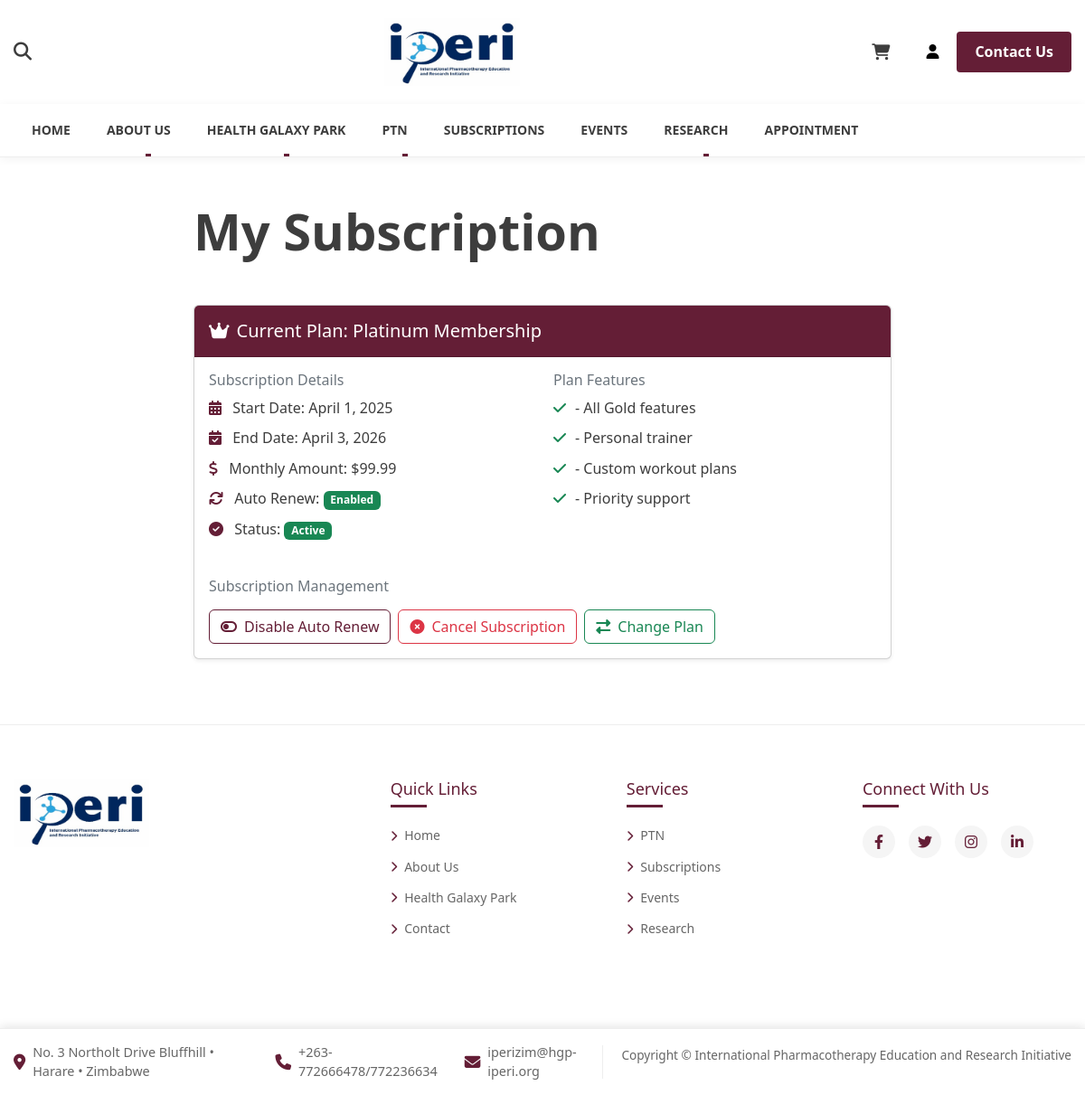
Page /my-subscription/ (signed in) on the committed database.
### healthxpfront/models.py (models this page shows, shortened)
class Subscription(models.Model):
    STATUS_CHOICES = (
        ('active', 'Active'),
        ('expired', 'Expired'),
        ('cancelled', 'Cancelled'),
    )
    user = models.OneToOneField(
        User, on_delete=models.CASCADE, related_name='subscription')
    subscription_type = models.ForeignKey(
        SubscriptionType, on_delete=models.PROTECT, related_name='subscriptions')
    start_date = models.DateField(auto_now_add=True)
    end_date = models.DateField(null=True, blank=True)
    status = models.CharField(
        max_length=20, choices=STATUS_CHOICES, default='active')
    auto_renew = models.BooleanField(default=False)
    created_at = models.DateTimeField(auto_now_add=True)
    updated_at = models.DateTimeField(auto_now=True)

class SubscriptionType(models.Model):
    name = models.CharField(max_length=100)
    code = models.CharField(max_length=20, unique=True)
    description = models.TextField()
    amount = models.DecimalField(
        max_digits=10, decimal_places=2, help_text="Monthly subscription amount in USD")
    features = models.TextField(
        help_text="List of features included in this subscription type")
    is_active = models.BooleanField(default=True)
    created_at = models.DateTimeField(auto_now_add=True)
    updated_at = models.DateTimeField(auto_now=True)
    class Meta:
        ordering = ['amount']

### healthxpfront/views.py (the view, shortened to what this page needs)
# urls.py: path('my-subscription/', views.my_subscription, name='my_subscription'),
@login_required
def my_subscription(request):
    try:
        subscription = Subscription.objects.select_related(
            'subscription_type').get(user=request.user)
        subscription_history = Subscription.objects.filter(
            user=request.user
        ).select_related('subscription_type').order_by('-start_date')[1:]
    except Subscription.DoesNotExist:
        subscription = None
        subscription_history = []
    context = {
        'subscription': subscription,
        'subscription_history': subscription_history,
    }
    return render(request, 'healthxpfront/my_subscriptions.html', context)

### healthxpfront/templates/healthxpfront/my_subscriptions.html (shortened to what this page needs)
{% extends "healthxpfront/base.html" %}
{% load static %}
{% block content %}
<div class="container py-5">
    <div class="row mb-4">
        <div class="col-lg-8 mx-auto">
            <h1 class="display-4 fw-bold mb-4">My Subscription</h1>
        </div>
    </div>
    <div class="row">
        <div class="col-lg-8 mx-auto">
            {% if subscription %}
                <div class="card shadow-sm mb-4">
                    <div class="card-header bg-primary text-white py-3">
                        <h5 class="card-title mb-0">
                            <i class="fas fa-crown me-2"></i>Current Plan: {{ subscription.subscription_type.name }}
                        </h5>
                    </div>
                    <div class="card-body">
                        <div class="row">
                            <div class="col-md-6">
                                <h6 class="text-muted mb-2">Subscription Details</h6>
                                <ul class="list-unstyled">
                                    <li class="mb-2">
                                        <i class="fas fa-calendar-alt text-primary me-2"></i>
                                        Start Date: {{ subscription.start_date|date:"F j, Y" }}
                                    </li>
                                    <li class="mb-2">
                                        <i class="fas fa-calendar-check text-primary me-2"></i>
                                        End Date: {{ subscription.end_date|date:"F j, Y" }}
                                    </li>
                                    <li class="mb-2">
                                        <i class="fas fa-dollar-sign text-primary me-2"></i>
                                        Monthly Amount: ${{ subscription.subscription_type.amount }}
                                    </li>
                                    <li class="mb-2">
                                        <i class="fas fa-sync text-primary me-2"></i>
                                        Auto Renew: {% if subscription.auto_renew %}
                                            <span class="badge bg-success">Enabled</span>
                                        {% else %}
                                            <span class="badge bg-secondary">Disabled</span>
                                        {% endif %}
                                    </li>
                                    <li class="mb-2">
                                        <i class="fas fa-check-circle text-primary me-2"></i>
                                        Status: <span class="badge bg-{{ subscription.status|yesno:'success,danger' }}">
                                            {{ subscription.status|title }}
                                        </span>
                                    </li>
                                </ul>
                            </div>
                            <div class="col-md-6">
                                <h6 class="text-muted mb-2">Plan Features</h6>
                                <ul class="list-unstyled feature-list">
                                    {% for feature in subscription.subscription_type.features.splitlines %}
                                        {% if feature %}
                                            <li class="mb-2">
                                                <i class="fas fa-check text-success me-2"></i>{{ feature|safe }}
                                            </li>
                                        {% endif %}
                                    {% endfor %}
                                </ul>
                            </div>
                        </div>
                        <div class="mt-4">
                            <h6 class="text-muted mb-3">Subscription Management</h6>
                            <div class="d-flex gap-2">
                                <form method="post" class="d-inline">
                                    <button type="submit" class="btn btn-outline-primary">
                                        {% if subscription.auto_renew %}
                                            <i class="fas fa-toggle-off me-2"></i>Disable Auto Renew
                                        {% else %}
                                            <i class="fas fa-toggle-on me-2"></i>Enable Auto Renew
                                        {% endif %}
                                    </button>
                                </form>
                                {% if subscription.status == 'active' %}
                                    <form method="post" class="d-inline" onsubmit="return confirm('Are you sure you want to cancel your subscription? This action cannot be undone.');">
                                        <button type="submit" class="btn btn-outline-danger">
                                            <i class="fas fa-times-circle me-2"></i>Cancel Subscription
                                        </button>
                                    </form>
                                {% endif %}
                                <a href="{% url 'subscriptions' %}" class="btn btn-outline-success">
                                    <i class="fas fa-exchange-alt me-2"></i>Change Plan
                                </a>
                            </div>
                        </div>
                    </div>
                </div>
            {% endif %}
        </div>
    </div>
</div>
{% endblock %}

### healthxpfront/templates/healthxpfront/base.html (shortened to what this page needs)
<!DOCTYPE html>
<html lang="en">
<head>
    {% load static %}
    <link rel="stylesheet" href="https://cdn.jsdelivr.net/npm/bootstrap@5.2.3/dist/css/bootstrap.min.css">
    <link rel="stylesheet" href="https://cdnjs.cloudflare.com/ajax/libs/font-awesome/6.4.0/css/all.min.css">
    <link rel="stylesheet" href="{% static 'healthxpfront/css/custom.css' %}">
    <link rel="stylesheet" href="{% static 'healthxpfront/css/style.css' %}">
</head>
<body>
    <header class="header">
        <div class="container">
            <div class="search-icon">
                <i class="fas fa-search"></i>
            </div>
            <div class="logo">
                <a href="{% url 'home' %}">
                    <img src="{% static 'healthxpfront/images/logo.png' %}" alt="iPerl Logo">
                </a>
            </div>
            <div class="header-right">
                <div class="cart-icon">
                    {% if user.is_authenticated %}
                        <a href="{% url 'cart_view' %}" title="View Shopping Cart">
                            <i class="fas fa-shopping-cart"></i>
                        </a>
                    {% else %}
                        <a href="{% url 'login' %}" title="Login to view cart">
                            <i class="fas fa-shopping-cart"></i>
                        </a>
                    {% endif %}
                </div>
                <div class="user-menu">
                    <button class="user-menu-btn">
                        <i class="fas fa-user"></i>
                    </button>
                </div>
                <a href="{% url 'contact' %}" class="contact-btn">Contact Us</a>
            </div>
        </div>
    </header>
    <nav class="main-nav">
        <div class="nav-container">
            <ul class="nav-menu">
                <li {% if request.path == '/' %}class="active"{% endif %}><a href="{% url 'home' %}">HOME</a></li>
                <li {% if request.path|slice:":7" == '/about/' %}class="active"{% endif %}>
                    <a href="{% url 'about' %}" class="dropdown-toggle">ABOUT US</a>
                </li>
                <li {% if request.path|slice:":19" == '/health-galaxy-park/' %}class="active"{% endif %}>
                    <a href="{% url 'health_galaxy_park' %}" class="dropdown-toggle">HEALTH GALAXY PARK</a>
                </li>
                <li {% if request.path|slice:":5" == '/ptn/' %}class="active"{% endif %}>
                    <a href="{% url 'ptn' %}" class="dropdown-toggle">PTN</a>
                </li>
                <li {% if request.path == '/subscriptions/' %}class="active"{% endif %}><a href="{% url 'subscriptions' %}">SUBSCRIPTIONS</a></li>
                <li {% if request.path == '/events/' %}class="active"{% endif %}><a href="{% url 'events' %}">EVENTS</a></li>
                <li {% if request.path|slice:":10" == '/research/' %}class="active"{% endif %}>
                    <a href="{% url 'research' %}" class="dropdown-toggle">RESEARCH</a>
                </li>
                <li {% if request.path == '/appointment/' %}class="active"{% endif %}><a href="{% url 'appointment' %}">APPOINTMENT</a></li>
            </ul>
        </div>
    </nav>
    <main>
        {% block content %}{% endblock %}
    </main>
    <footer class="footer">
        <div class="container">
            <div class="footer-content">
                <div class="footer-logo">
                    <img src="{% static 'healthxpfront/images/logo.png' %}" alt="iPerl Logo">
                </div>
                <div class="footer-links">
                    <div class="footer-column">
                        <h3>Quick Links</h3>
                        <ul>
                            <li><a href="{% url 'home' %}"><i class="fas fa-chevron-right"></i> Home</a></li>
                            <li><a href="{% url 'about' %}"><i class="fas fa-chevron-right"></i> About Us</a></li>
                            <li><a href="{% url 'health_galaxy_park' %}"><i class="fas fa-chevron-right"></i> Health Galaxy Park</a></li>
                            <li><a href="{% url 'contact' %}"><i class="fas fa-chevron-right"></i> Contact</a></li>
                        </ul>
                    </div>
                    <div class="footer-column">
                        <h3>Services</h3>
                        <ul>
                            <li><a href="{% url 'ptn' %}"><i class="fas fa-chevron-right"></i> PTN</a></li>
                            <li><a href="{% url 'subscriptions' %}"><i class="fas fa-chevron-right"></i> Subscriptions</a></li>
                            <li><a href="{% url 'events' %}"><i class="fas fa-chevron-right"></i> Events</a></li>
                            <li><a href="{% url 'research' %}"><i class="fas fa-chevron-right"></i> Research</a></li>
                        </ul>
                    </div>
                    <div class="footer-column">
                        <h3>Connect With Us</h3>
                        <div class="social-icons">
                            <a href="#" title="Facebook"><i class="fab fa-facebook-f"></i></a>
                            <a href="#" title="Twitter"><i class="fab fa-twitter"></i></a>
                            <a href="#" title="Instagram"><i class="fab fa-instagram"></i></a>
                            <a href="#" title="LinkedIn"><i class="fab fa-linkedin-in"></i></a>
                        </div>
                    </div>
                </div>
            </div>
        </div>
    </footer>
    <nav class="bottom-nav">
        <div class="container">
            <div class="bottom-nav-content">
                <div class="bottom-nav-contact">
                    <p><i class="fas fa-map-marker-alt"></i> No. 3 Northolt Drive Bluffhill • Harare • Zimbabwe</p>
                    <p><i class="fas fa-phone"></i> +263-772666478/772236634</p>
                    <p><i class="fas fa-envelope"></i> iperizim@hgp-iperi.org</p>
                </div>
                <div class="bottom-nav-copyright">
                    <p>Copyright © International Pharmacotherapy Education and Research Initiative</p>
                </div>
            </div>
        </div>
    </nav>
</body>
</html>

### rows in the picture
Subscription: subscription_type.name "Platinum Membership", start_date "April 1, 2025", end_date "April 3, 2026", subscription_type.amount "99.99", status "Active"

### other values in the picture
{{ feature|safe }} "- All Gold features" "- Personal trainer" "- Custom workout plans" "- Priority support"
